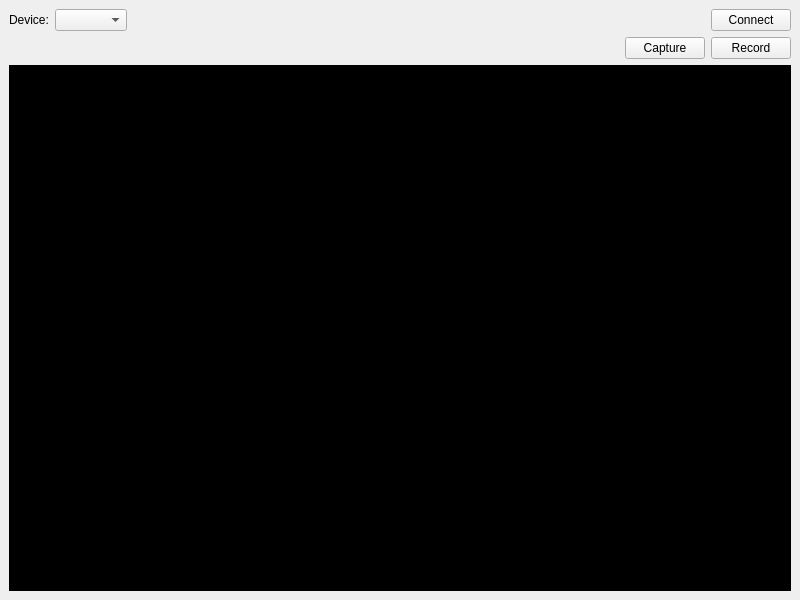
<?xml version="1.0" encoding="UTF-8"?>
<ui version="4.0">
 <class>MainWindow</class>
 <widget class="QMainWindow" name="MainWindow">
  <property name="geometry">
   <rect>
    <x>0</x>
    <y>0</y>
    <width>800</width>
    <height>600</height>
   </rect>
  </property>
  <property name="windowTitle">
   <string>MainWindow</string>
  </property>
  <widget class="QWidget" name="centralwidget">
   <layout class="QVBoxLayout" name="verticalLayout">
    <item>
     <layout class="QHBoxLayout" name="horizontalLayout">
      <item>
       <widget class="QLabel" name="label">
        <property name="text">
         <string>Device:</string>
        </property>
       </widget>
      </item>
      <item>
       <widget class="QComboBox" name="deviceSelection"/>
      </item>
      <item>
       <spacer name="horizontalSpacer">
        <property name="orientation">
         <enum>Qt::Horizontal</enum>
        </property>
        <property name="sizeHint" stdset="0">
         <size>
          <width>40</width>
          <height>20</height>
         </size>
        </property>
       </spacer>
      </item>
      <item>
       <widget class="QPushButton" name="connectButton">
        <property name="text">
         <string>Connect</string>
        </property>
       </widget>
      </item>
     </layout>
    </item>
    <item>
     <layout class="QHBoxLayout" name="horizontalLayout_4">
      <property name="topMargin">
       <number>0</number>
      </property>
      <item>
       <spacer name="horizontalSpacer_2">
        <property name="orientation">
         <enum>Qt::Horizontal</enum>
        </property>
        <property name="sizeHint" stdset="0">
         <size>
          <width>40</width>
          <height>20</height>
         </size>
        </property>
       </spacer>
      </item>
      <item>
       <widget class="QPushButton" name="captureButton">
        <property name="text">
         <string>Capture</string>
        </property>
       </widget>
      </item>
      <item>
       <widget class="QPushButton" name="recordButton">
        <property name="text">
         <string>Record</string>
        </property>
       </widget>
      </item>
     </layout>
    </item>
    <item>
     <widget class="QFrame" name="horizontalFrame">
      <property name="sizePolicy">
       <sizepolicy hsizetype="Expanding" vsizetype="Expanding">
        <horstretch>0</horstretch>
        <verstretch>0</verstretch>
       </sizepolicy>
      </property>
      <property name="styleSheet">
       <string notr="true">background-color: rgb(0, 0, 0);
</string>
      </property>
      <layout class="QHBoxLayout" name="horizontalLayout_2">
       <item>
        <layout class="QHBoxLayout" name="webcamLayout"/>
       </item>
      </layout>
     </widget>
    </item>
   </layout>
  </widget>
 </widget>
 <resources/>
 <connections/>
</ui>
